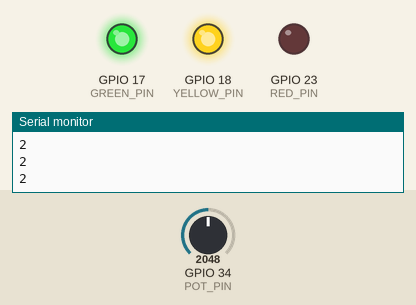
Recording of a sketch running on a simulated ESP32. On the bench: output pins drawn as LEDs (lit = HIGH), the last lines printed to the serial monitor. The inputs (shaded band) are chosen by the test bench; at power-on: GPIO 34 (POT_PIN) = 2048.

Above: at 1.2 s.
1.3 s: GPIO 34 (POT_PIN) set to 2019
At 2.2 s:
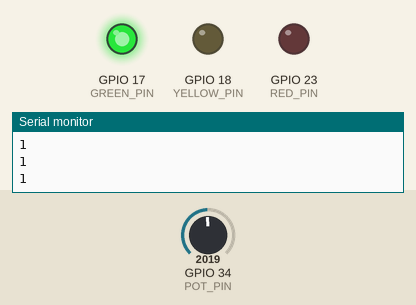
2.8 s: GPIO 34 (POT_PIN) set to 1066
4.3 s: GPIO 34 (POT_PIN) set to 966
At 4.6 s:
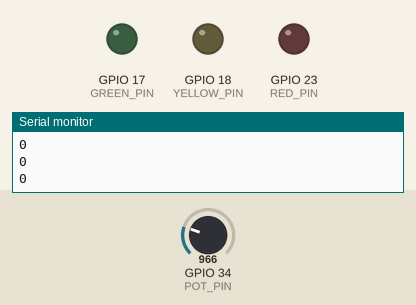
5.8 s: GPIO 34 (POT_PIN) set to 3603
At 6.6 s:
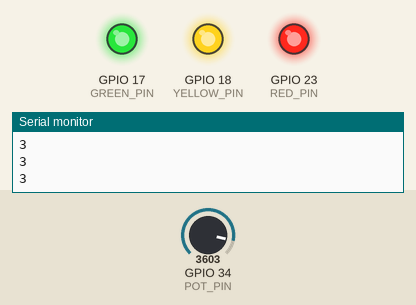
7.3 s: GPIO 34 (POT_PIN) set to 3143
8.8 s: GPIO 34 (POT_PIN) set to 3009
At 9.1 s:
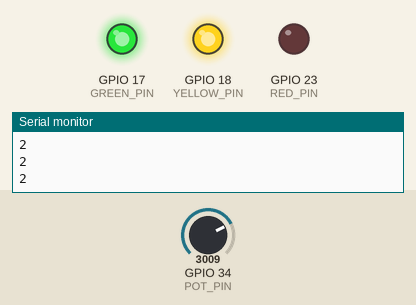
Timing chart, 0 to 11.3 s (numbered marks = the images above; inputs shaded):
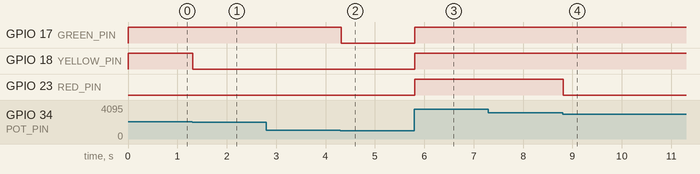

Measured:
- the behaviour switches between 2048 and 2047 on GPIO 34 (POT_PIN) (found by bisection; images 0 and 1)
- the behaviour switches between 1024 and 1023 on GPIO 34 (POT_PIN) (found by bisection; images 1 and 2)
- the behaviour switches between 3072 and 3071 on GPIO 34 (POT_PIN) (found by bisection; images 3 and 4)
- after the input at 1.3 s, GPIO 18 (YELLOW_PIN): HIGH → LOW at once
- after the input at 4.3 s, GPIO 17 (GREEN_PIN): HIGH → LOW at once
- after the input at 5.8 s, GPIO 17 (GREEN_PIN), GPIO 18 (YELLOW_PIN), GPIO 23 (RED_PIN): LOW → HIGH at once
- after the input at 8.8 s, GPIO 23 (RED_PIN): HIGH → LOW at once

The sketch:

level_bar.ino
```cpp
// ESP32 From Zero - Episode 8: a 3-LED level bar
// Potentiometer on GPIO 34; green LED on GPIO 17, yellow on GPIO 18, red on GPIO 23.
// What it does: like a volume meter. Knob at the left: all off. Turn it right:
// first green lights, then green + yellow, then all three.
// map() turns 0 .. 4095 into a level 0 .. 3; if / else if picks which LEDs are on.

const int POT_PIN = 34;
const int GREEN_PIN = 17;
const int YELLOW_PIN = 18;
const int RED_PIN = 23;

void setup() {
  pinMode(GREEN_PIN, OUTPUT);
  pinMode(YELLOW_PIN, OUTPUT);
  pinMode(RED_PIN, OUTPUT);
  Serial.begin(115200);
}

void loop() {
  int value = analogRead(POT_PIN);       // 0 .. 4095
  int level = map(value, 0, 4096, 0, 4); // 0, 1, 2 or 3 (4096 and 4: so the right end still gives 3)

  if (level == 0) {                      // nothing
    digitalWrite(GREEN_PIN, LOW);
    digitalWrite(YELLOW_PIN, LOW);
    digitalWrite(RED_PIN, LOW);
  } else if (level == 1) {               // green
    digitalWrite(GREEN_PIN, HIGH);
    digitalWrite(YELLOW_PIN, LOW);
    digitalWrite(RED_PIN, LOW);
  } else if (level == 2) {               // green + yellow
    digitalWrite(GREEN_PIN, HIGH);
    digitalWrite(YELLOW_PIN, HIGH);
    digitalWrite(RED_PIN, LOW);
  } else {                               // all three
    digitalWrite(GREEN_PIN, HIGH);
    digitalWrite(YELLOW_PIN, HIGH);
    digitalWrite(RED_PIN, HIGH);
  }

  Serial.println(level);
  delay(20);
}
```
